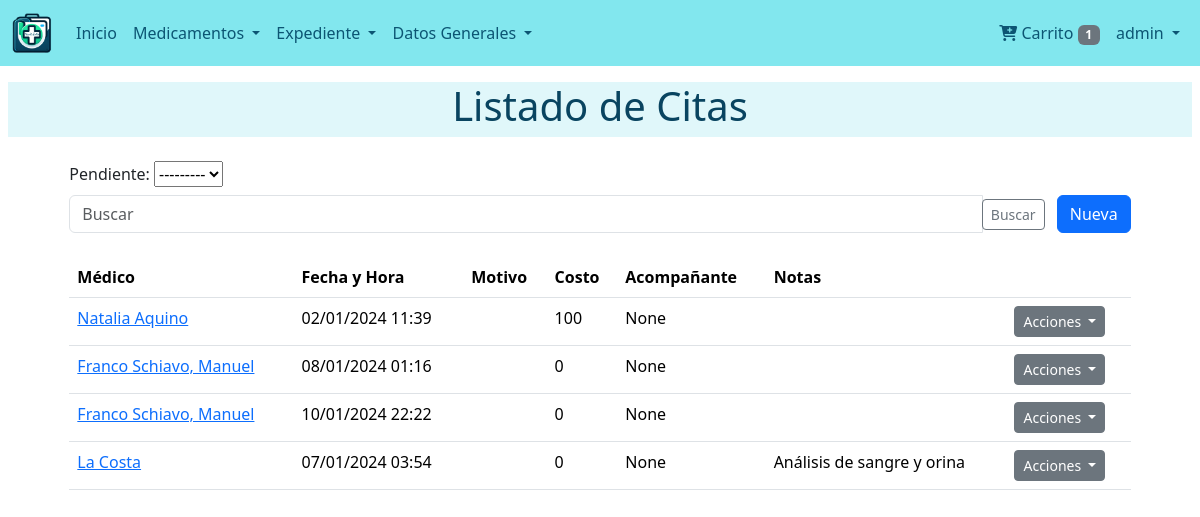
The app's page /consultas/citas/ (signed in) with its own data.
### users/models.py (models this page shows)
class User(AbstractUser):
    def get_full_name(self):
        return '{} {}'.format(self.first_name,self.last_name)

### consultations/models.py (models this page shows, shortened)
class Appointment(models.Model):
    TYPE_CHOICES = (
        ('consulta', 'Consulta Médica'),
        ('analisis', 'Análisis Médico'),
    )
    tipo = models.CharField(max_length=10, choices=TYPE_CHOICES, default='consulta', verbose_name=_("Tipo de Cita"))
    doctor = models.ForeignKey(Doctor, on_delete=models.CASCADE, verbose_name=_("Médico"))
    fecha_hora = models.DateTimeField(verbose_name=_("Fecha y Hora"))
    motivo = models.TextField(blank=True, verbose_name=_("Motivo"))
    costo = models.DecimalField(max_digits=10, decimal_places=0, default=0, verbose_name=_("Costo de la Consulta"))
    acompanante = models.CharField(max_length=255, blank=True, null=True, verbose_name=_("Acompañante"))
    pendiente = models.BooleanField(default=True, verbose_name=_("Pendiente"))
    cita_posterior = models.PositiveIntegerField(default=0, verbose_name=_("Días para la siguiente cita"))
    nota = models.TextField(blank=True, verbose_name=_("Notas"))
    class Meta:
        verbose_name = _("Cita")
        verbose_name_plural = _("Citas")

class Doctor(models.Model):
    nombre = models.CharField(max_length=255, verbose_name=_("Nombre del Médico"))
    especialidad = models.ForeignKey(Specialty, on_delete=models.SET_NULL, null=True, blank=True, verbose_name=_("Especialidad"))
    telefono_personal = models.CharField(max_length=20, blank=True, null=True, verbose_name=_("Celular"))
    ubicacion = models.CharField(max_length=255, blank=True, null=True, verbose_name=_("Consultorio"))
    telefono_reserva = models.CharField(max_length=20, blank=True, null=True, verbose_name=_("Teléfono"))
    notas = models.TextField(blank=True, verbose_name=_("Notas"))
    imagen = models.ImageField(upload_to='doctores/', blank=True, null=True, verbose_name=_("Imagen"))
    class Meta:
        verbose_name = ("Doctor")
        verbose_name_plural = ("Doctores")

### consultations/views.py (the view, shortened to what this page needs)
# urls.py: path('citas/', views.AppointmentListView.as_view(), name='appointment_list'),
class AppointmentListView(ListView):
    model = Appointment
    template_name = 'appointment/list.html'
    context_object_name = 'appointments'
    def get_queryset(self):
        queryset = super().get_queryset()
        self.filterset = AppointmentFilter(self.request.GET, queryset=queryset)
        filtered_qs = self.filterset.qs
        search_query = self.request.GET.get('search')
        return filtered_qs
    def get_context_data(self, **kwargs):
        context = super().get_context_data(**kwargs)
        context['filterset'] = self.filterset
        return context

### dispensers/context_processors.py (called while the page is built)
def cart_processor(request):
    dispenser = get_or_create_dispenser(request)
    return {'cart_item_count': dispenser.products.count() if dispenser else 0}

### dispensers/utils.py (called while the page is built, shortened)
def get_or_create_dispenser(request):
    user = request.user if request.user.is_authenticated else None
    if user:
        dispenser = Dispenser.objects.filter(user=user).first()
        if dispenser:
            request.session['dispenser_id'] = dispenser.dispenser_id
            return dispenser

### consultations/templates/appointment/list.html (shortened to what this page needs)
{% extends 'base.html' %}
{% block content %}
{% include "snippets/title.html" with title='Listado de Citas' %}
<div class="container">
    <div class="row justify-content-center">
        <div class="col-md-11">
            {% include "appointment/snippets/filter.html" %}
            {% include "appointment/snippets/list.html" %}
        </div>
    </div>
</div>
{% endblock %}

### templates/navbar.html (shortened to what this page needs)
{% load static %}
{% url 'index' as index %}
{% url 'dispensers:dispenser' as dispenser %}
<nav class="navbar navbar-expand-lg custom-navbar-bg navbar-light">
    <div class="container-fluid">
        <a class="navbar-brand" href="{% url 'index' %}">
            <img src="{% static 'images/icono.png' %}" alt="MedicFolio Logo" style="height: 40px;">
        </a>
        <div class="collapse navbar-collapse" id="navbarNavAltMarkup">
            <div class="navbar-nav me-auto">
                {% if user.is_authenticated %}
                    <a class="nav-link text-white {% if request.path == index %}active{% endif %}" href="{{ index }}">
                        Inicio
                    </a>
                    <li class="nav-item dropdown">
                        <a class="nav-link dropdown-toggle text-white" href="#" id="navbarDropdownMenuLink" role="button" data-bs-toggle="dropdown" aria-expanded="false">
                            Medicamentos
                        </a>
                    </li>
                    <li class="nav-item dropdown">
                        <a class="nav-link dropdown-toggle text-white" href="#" id="navbarDropdownDatosGenerales" role="button" data-bs-toggle="dropdown" aria-expanded="false">
                            Expediente
                        </a>
                    </li>
                    <li class="nav-item dropdown">
                        <a class="nav-link dropdown-toggle text-white" href="#" id="navbarDropdownDatosGenerales" role="button" data-bs-toggle="dropdown" aria-expanded="false">
                            Datos Generales
                        </a>
                    </li>
                {% endif %}
            </div>
            <div class="navbar-nav ms-auto">
                {% if user.is_authenticated %}
                <li><a class="nav-link text-white" href="{{ dispenser }}">
                    <i class="fas fa-cart-plus"></i> Carrito
                    <span class="badge bg-secondary">{{ cart_item_count }}</span>
                </a></li>
                {% endif %}
                {% if user.is_authenticated %}
                <li class="nav-item dropdown">
                    <a class="nav-link dropdown-toggle text-white" href="#" id="navbarDropdownUserMenu" role="button" data-bs-toggle="dropdown" aria-expanded="false">
                        {{ user.username }}
                    </a>
                </li>
                {% endif %}
            </div>
        </div>
    </div>
</nav>

### consultations/templates/appointment/snippets/list.html (shortened to what this page needs)
<table class="table mt-4">
    <thead>
        <tr>
            <th>Médico</th>
            <th>Fecha y Hora</th>
            <th>Motivo</th>
            <th>Costo</th>
            <th>Acompañante</th>
            <th>Notas</th>
            <th></th>
        </tr>
    </thead>
    <tbody>
        {% if appointments %}
            {% for appointment in appointments %}
            <tr>
                <td>
                    <a href="{% url 'consultations:doctor_detail' appointment.doctor.pk %}">
                        {{ appointment.doctor.nombre }}
                    </a>
                </td>
                <td>{{ appointment.fecha_hora|date:"d/m/Y H:i" }}</td>
                <td>{{ appointment.motivo }}</td>
                <td>{{ appointment.costo }}</td>
                <td>{{ appointment.acompanante }}</td>
                <td>{{ appointment.nota }}</td>
                <td>
                    <div class="dropdown">
                        <button class="btn btn-secondary btn-sm dropdown-toggle" type="button" id="dropdownMenuButton{{ forloop.counter }}" data-bs-toggle="dropdown" aria-expanded="false">
                            Acciones
                        </button>
                    </div>
                </td>
            </tr>
            {% endfor %}
        {% else %}
            <tr>
                <td colspan="7">No hay citas disponibles.</td>
            </tr>
        {% endif %}
    </tbody>
</table>

### static/css/style.css (style rules this page uses)
.custom-navbar-bg { background-color: #82e7ee; }
.navbar-light .navbar-nav .nav-link { color: #0c5573 !important; }

### records on screen
User: username "admin"
Appointment: doctor.nombre "Natalia Aquino", fecha_hora "02/01/2024 11:39", costo "100", acompanante "None"
Appointment: doctor.nombre "Franco Schiavo, Manuel", fecha_hora "08/01/2024 01:16", costo "0", acompanante "None"
Appointment: doctor.nombre "Franco Schiavo, Manuel", fecha_hora "10/01/2024 22:22", costo "0", acompanante "None"
Appointment: doctor.nombre "La Costa", fecha_hora "07/01/2024 03:54", costo "0", acompanante "None", nota "Análisis de sangre y orina"

### other values on screen
{{ cart_item_count }} "1"
{{ title }} "Listado de Citas"
{{ filterset.form.pendiente.label_tag }} "Pendiente:"
